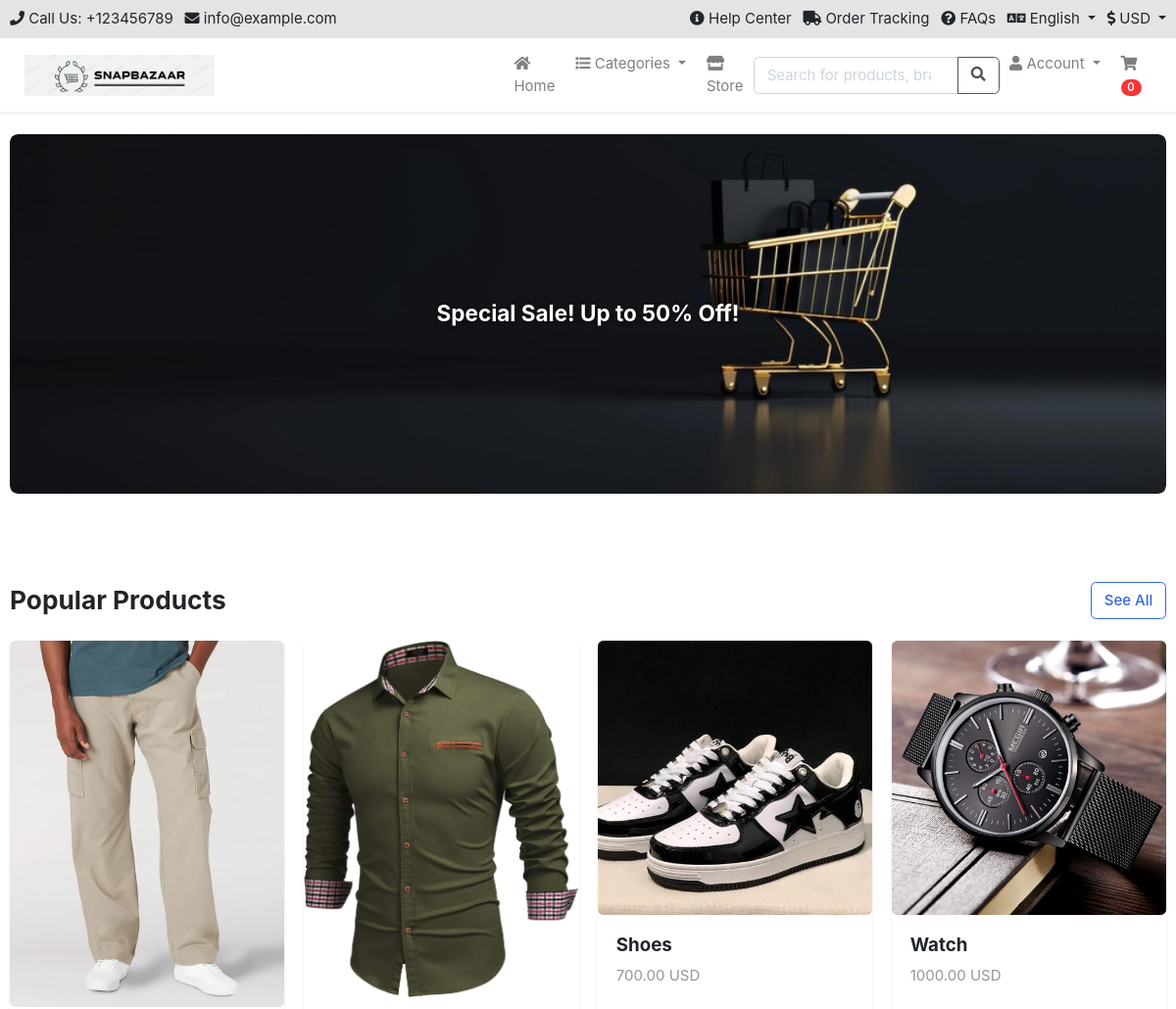
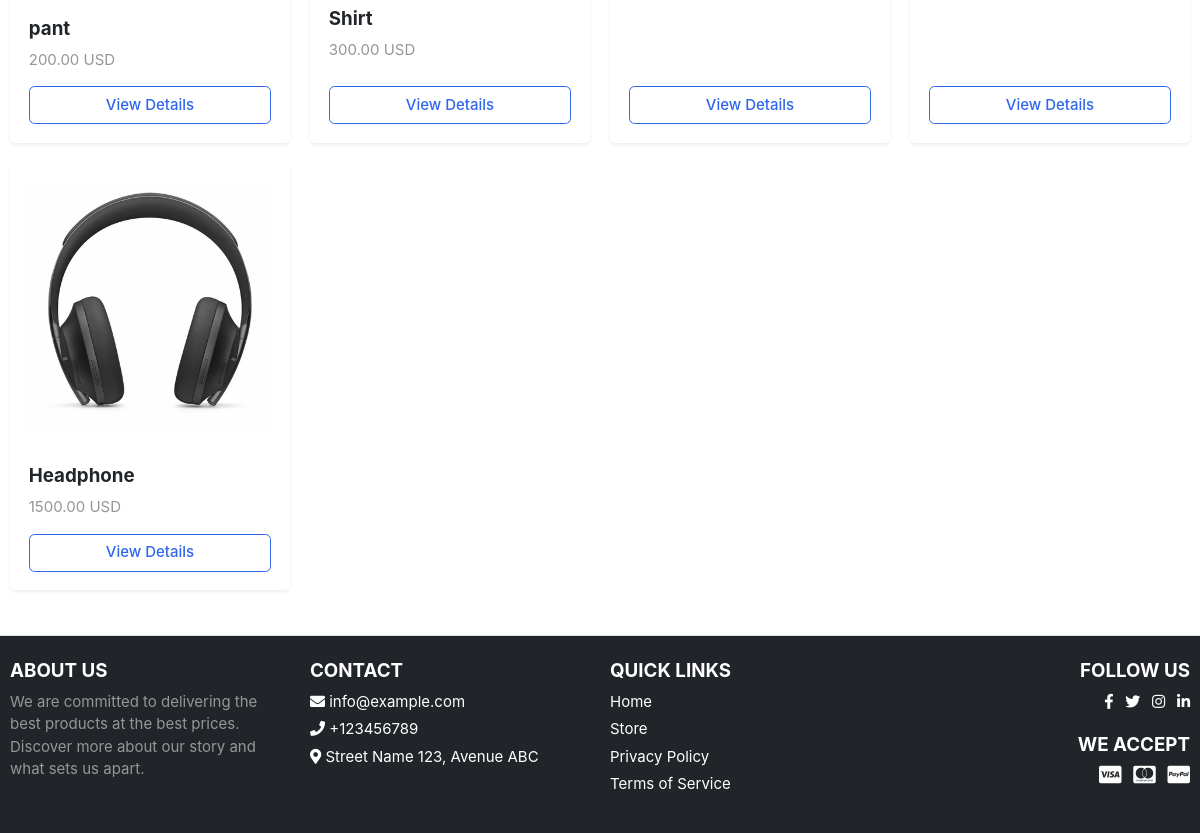
The page / on the database its author committed (2 pictures, top to bottom).
### Store/models.py (models this page shows, shortened)
class Product(models.Model):
    product_name    = models.CharField(max_length=200, unique=True)
    slug            = models.SlugField(max_length=200, unique=True)
    description     = models.TextField(max_length=500, blank=True)
    price           = models.IntegerField()
    images          = models.ImageField(upload_to='photos/products')
    stock           = models.IntegerField()
    is_available    = models.BooleanField(default=True)
    category        = models.ForeignKey(Category, on_delete=models.CASCADE)
    created_date    = models.DateTimeField(auto_now_add=True)
    modified_date   = models.DateTimeField(auto_now=True)
    def get_url(self):
        return reverse('product_detail', args=[self.category.slug, self.slug])

### Home/views.py (the view)
# urls.py: path('', views.home, name='home'),
def home(request):
    products = Product.objects.all().filter(is_available=True).order_by('created_date')
    reviews = None
    for product in products:
        reviews = ReviewRating.objects.filter(product_id=product.id, status=True)
    context = {
        'products': products,
        'reviews': reviews,
    }
    return render(request, 'home.html', context)

### Cart/context_processors.py (called while the page is built)
def counter(request):
    cart_count = 0
    if 'admin' in request.path:
        return {}
    else:
        try:
            cart = Cart.objects.filter(cart_id=_cart_id(request))
            if request.user.is_authenticated:
                cart_items = CartItem.objects.all().filter(user=request.user)
            else:
                cart_items = CartItem.objects.all().filter(cart=cart[:1])
            for cart_item in cart_items:
                cart_count += cart_item.quantity
        except Cart.DoesNotExist:
            cart_count = 0
    return dict(cart_count=cart_count)

### Cart/views.py (called while the page is built)
def _cart_id(request):
    cart = request.session.session_key
    if not cart:
        cart = request.session.create()
    return cart

### Category/context_processors.py (called while the page is built)
def menu_links(request):
    link = Category.objects.all()
    return {'link': link}

### Category/models.py (called while the page is built)
    def get_url(self):
        return reverse('products_by_category', args=[self.slug,])

### templates/home.html (shortened to what this page needs)
{% extends "base.html" %}
{% load static %}
{% block content %}
<section class="section-intro py-4">
  <div class="container">
    <div class="intro-banner-wrap">
      <img src="{% static 'images/banners/cover5.jpg' %}" alt="Main promotional banner" class="img-fluid">
      <div class="banner-text">Special Sale! Up to 50% Off!</div>
    </div>
  </div>
</section>
<section class="section-popular-products py-4">
  <div class="container">
    <header class="section-heading d-flex justify-content-between align-items-center mb-4">
      <h3 class="section-title mb-0">Popular Products</h3>
      <a href="{% url 'store' %}" class="btn btn-outline-primary">See All</a>
    </header>
    {% if products %}
    <div class="row">
      {% for product in products %}
      <div class="col-lg-3 col-md-4 col-sm-6 mb-4">
        <div class="card d-flex flex-column border-0 shadow-sm">
          <a href="{{ product.get_url }}" class="img-wrap d-block">
            <img src="{{ product.images.url }}" alt="{{ product.product_name }}" class="card-img-top rounded">
          </a>
          <div class="card-body d-flex flex-column">
            <h5 class="card-title mb-2">
              <a href="{{ product.get_url }}" class="text-dark">{{ product.product_name }}</a>
            </h5>
            <p class="card-text text-muted mb-auto">{{ product.price|floatformat:2 }} USD</p>
            <a href="{{ product.get_url }}" class="btn btn-outline-primary mt-3">View Details</a>
          </div>
        </div>
      </div>
      {% endfor %}
    </div>
    {% else %}
    <div class="alert alert-warning" role="alert">
      No products available at the moment.
    </div>
    {% endif %}
  </div>
</section>
{% endblock %}

### templates/base.html (shortened to what this page needs)
{% load static %}
<!DOCTYPE HTML>
<html lang="en">
<head>
    <link href="{% static 'css/bootstrap.css' %}" rel="stylesheet" type="text/css"/>
    <link href="{% static 'fonts/fontawesome/css/all.min.css' %}" type="text/css" rel="stylesheet">
    <link href="{% static 'css/ui.css' %}" rel="stylesheet" type="text/css"/>
    <link href="{% static 'css/responsive.css' %}" rel="stylesheet" media="only screen and (max-width: 1200px)" />
</head>
<body>
{% include 'includes/navbar.html' %}
{% block content %}{% endblock %}
{% include 'includes/footer.html' %}
</body>
</html>

### templates/includes/navbar.html (shortened to what this page needs)
{% load static %}
<header class="section-header">
  <div class="bg-light border-bottom py-2">
    <div class="container d-flex justify-content-between align-items-center">
      <ul class="list-inline mb-0">
        <li class="list-inline-item">
          <a href="tel:+123456789" class="text-dark">
            <i class="fa fa-phone"></i> Call Us: +123456789
          </a>
        </li>
        <li class="list-inline-item">
          <a href="mailto:info@example.com" class="text-dark">
            <i class="fa fa-envelope"></i> info@example.com
          </a>
        </li>
      </ul>
      <ul class="list-inline mb-0">
        <li class="list-inline-item"><a href="#" class="text-dark"><i class="fa fa-info-circle"></i> Help Center</a></li>
        <li class="list-inline-item"><a href="#" class="text-dark"><i class="fa fa-truck"></i> Order Tracking</a></li>
        <li class="list-inline-item"><a href="#" class="text-dark"><i class="fa fa-question-circle"></i> FAQs</a></li>
        <li class="list-inline-item dropdown">
          <a href="#" class="text-dark dropdown-toggle" data-toggle="dropdown" aria-haspopup="true" aria-expanded="false">
            <i class="fa fa-language"></i> English
          </a>
        </li>
        <li class="list-inline-item dropdown">
          <a href="#" class="text-dark dropdown-toggle" data-toggle="dropdown" aria-haspopup="true" aria-expanded="false">
            <i class="fa fa-dollar-sign"></i> USD
          </a>
        </li>
      </ul>
    </div>
  </div>
  <nav class="navbar navbar-expand-lg navbar-light bg-white shadow-sm">
    <div class="container">
      <a href="{% url 'home' %}" class="brand-wrap">
        <img class="logo" src="{% static 'images/logo1.png' %}">
      </a>
      <div class="collapse navbar-collapse" id="mainNavbar">
        <ul class="navbar-nav mr-auto">
          <li class="nav-item"><a class="nav-link" href="{% url 'home' %}"><i class="fa fa-home"></i> Home</a></li>
          <li class="nav-item dropdown">
            <a class="nav-link dropdown-toggle" href="#" id="categoriesDropdown" role="button" data-toggle="dropdown" aria-haspopup="true" aria-expanded="false">
              <i class="fa fa-list"></i> Categories
            </a>
          </li>
          <li class="nav-item"><a class="nav-link" href="{% url 'store' %}"><i class="fa fa-store"></i> Store</a></li>
        </ul>
        <form class="search-form" action="{% url 'search' %}" method="GET">
          <div class="input-group">
            <input class="form-control" type="search" placeholder="Search for products, brands, and more" aria-label="Search" name="keyword">
            <div class="input-group-append">
              <button class="btn btn-outline-secondary" type="submit">
                <i class="fa fa-search"></i>
              </button>
            </div>
          </div>
        </form>
        <ul class="navbar-nav ml-auto">
          <li class="nav-item dropdown">
            <a class="nav-link dropdown-toggle" href="#" id="userAccountDropdown" role="button" data-toggle="dropdown" aria-haspopup="true" aria-expanded="false">
              <i class="fa fa-user"></i> Account
            </a>
          </li>
          <li class="nav-item">
            <a href="{% url 'cart' %}" class="nav-link">
              <i class="fa fa-shopping-cart"></i>
              <span class="badge badge-pill badge-danger">{{ cart_count }}</span>
            </a>
          </li>
        </ul>
      </div>
    </div>
  </nav>
</header>

### templates/includes/footer.html
{% load static %}
<footer class="section-footer bg-dark text-white border-top">
  <div class="container py-4">
    <div class="row">
      <div class="col-md-3 mb-3 mb-md-0">
        <h5 class="text-uppercase">About Us</h5>
        <p class="text-muted">We are committed to delivering the best products at the best prices. Discover more about our story and what sets us apart.</p>
      </div>
      <div class="col-md-3 mb-3 mb-md-0">
        <h5 class="text-uppercase">Contact</h5>
        <ul class="list-unstyled">
          <li><i class="fa fa-envelope"></i> <a href="mailto:info@example.com" class="text-white">info@example.com</a></li>
          <li><i class="fa fa-phone"></i> <a href="tel:+123456789" class="text-white">+123456789</a></li>
          <li><i class="fa fa-map-marker-alt"></i> Street Name 123, Avenue ABC</li>
        </ul>
      </div>
      <div class="col-md-3 mb-3 mb-md-0">
        <h5 class="text-uppercase">Quick Links</h5>
        <ul class="list-unstyled">
          <li><a href="{% url 'home' %}" class="text-white">Home</a></li>
          <li><a href="{% url 'store' %}" class="text-white">Store</a></li>
          <li><a href="#" class="text-white">Privacy Policy</a></li>
          <li><a href="#" class="text-white">Terms of Service</a></li>
        </ul>
      </div>
      <div class="col-md-3 mb-3 mb-md-0 text-md-right">
        <h5 class="text-uppercase">Follow Us</h5>
        <ul class="list-inline">
          <li class="list-inline-item">
            <a href="#" class="text-white"><i class="fab fa-facebook-f"></i></a>
          </li>
          <li class="list-inline-item">
            <a href="#" class="text-white"><i class="fab fa-twitter"></i></a>
          </li>
          <li class="list-inline-item">
            <a href="#" class="text-white"><i class="fab fa-instagram"></i></a>
          </li>
          <li class="list-inline-item">
            <a href="#" class="text-white"><i class="fab fa-linkedin-in"></i></a>
          </li>
        </ul>
        <h5 class="text-uppercase mt-3">We Accept</h5>
        <ul class="list-inline">
          <li class="list-inline-item"><i class="fab fa-cc-visa fa-lg"></i></li>
          <li class="list-inline-item"><i class="fab fa-cc-mastercard fa-lg"></i></li>
          <li class="list-inline-item"><i class="fab fa-cc-paypal fa-lg"></i></li>
        </ul>
      </div>
    </div>
  </div>
</footer>

### static/css/ui.css (style rules this page uses)
html { font-family: "Inter", sans-serif; font-size: 15px; }
.img-wrap { text-align: center; display: block; }
.img-wrap img { max-width: 100%; }
.bg-white { background-color: #fff; }
.section-heading { margin-bottom: 20px; margin-top: 15px; }
.section-title { color: #212529; }
p:last-child { margin-bottom: 0; }
.brand-wrap .logo, .navbar-brand .logo { margin-right: 7px; max-height: 42px; display: inline-block; }
.section-footer ul li { margin-bottom: 5px; }
.section-footer ul a { color: inherit; }
.list-inline { margin-bottom: 0; }
.list-inline-item { vertical-align: middle; }
[class*=list-] li:after { visibility: hidden; display: block; content: ""; overflow: hidden; height: 0; clear: both; }
.card .img-wrap { overflow: hidden; }

### templates/home.html (style rules this page uses)
.card { display: flex; flex-direction: column; height: 100%; }
.card-body { display: flex; flex-direction: column; flex: 1; }
.card-text { margin-bottom: auto; }
.intro-banner-wrap { position: relative; overflow: hidden; border-radius: 8px; margin-bottom: 30px; }
.intro-banner-wrap img { width: 100%; height: 100%; object-fit: cover; border-radius: 8px; transition: transform 0.3s ease; }
.banner-text { position: absolute; top: 50%; left: 50%; transform: translate(-50%, -50%); color: white; font-size: 1.5rem; font-weight: bold; text-shadow: 1px 1px 4px rgba(0, 0, 0, 0.6); text-align: center; }

### rows shown on the page
Product: images (picture), product_name "pant", price "200.00"
Product: images (picture), product_name "Shirt", price "300.00"
Product: images (picture), product_name "Shoes", price "700.00"
Product: images (picture), product_name "Watch", price "1000.00"
Product: images (picture), product_name "Headphone", price "1500.00"

### other values the page prints
{{ cart_count }} "0"
